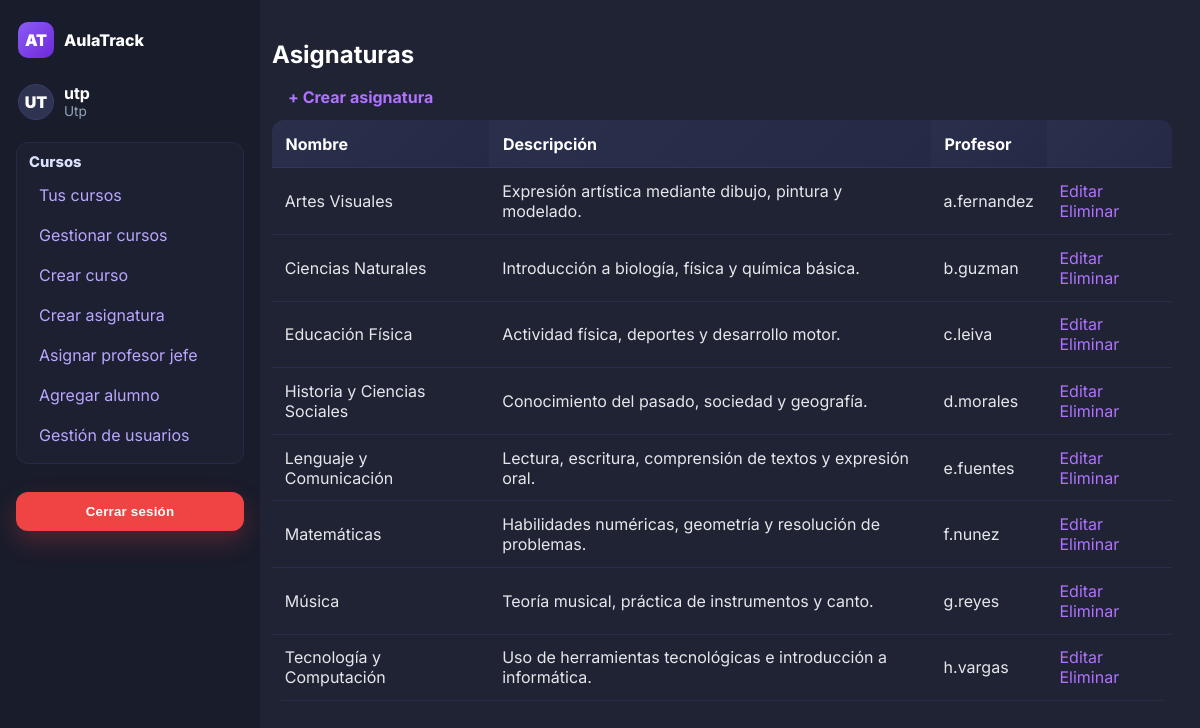
Before: /asignaturas/ (signed in) with the older database file.
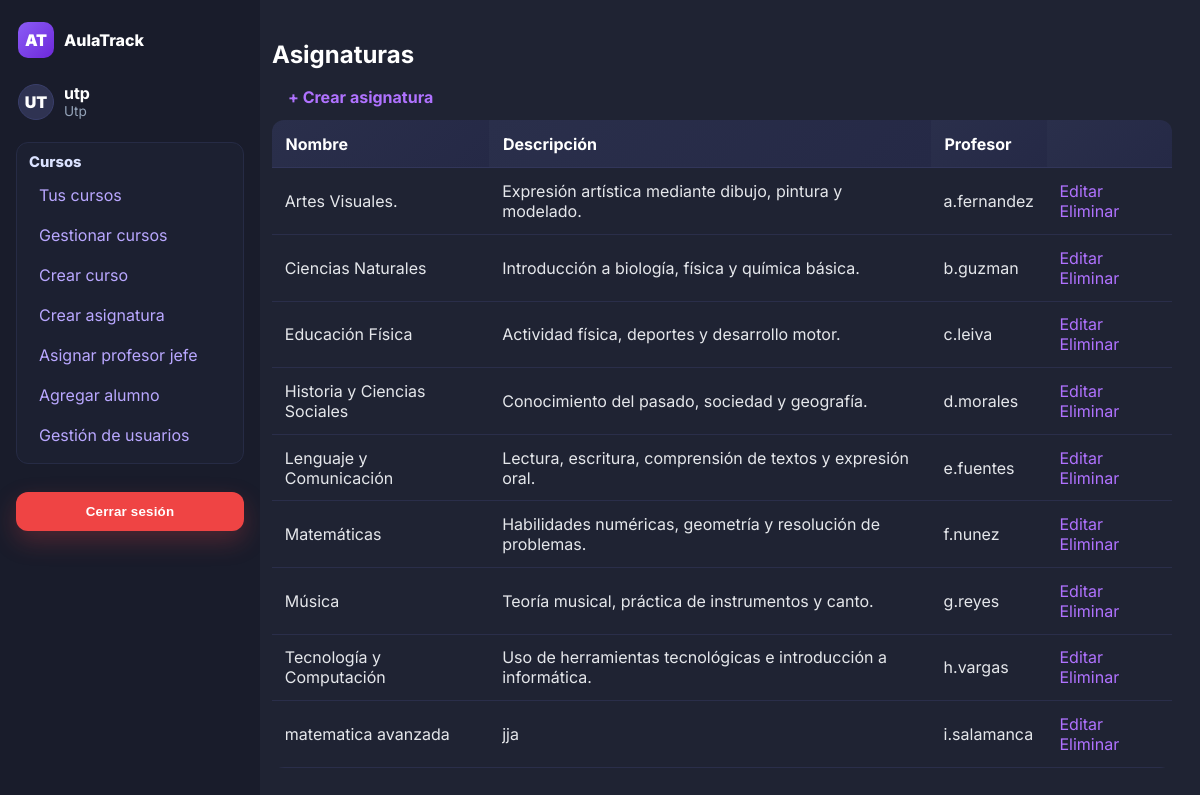
After: the same page with the newer database file.
### usuarios/models.py (models this page shows, shortened)
class Asignatura(models.Model):
    nombre = models.CharField(max_length=30)
    descripcion = models.TextField()
    profesor = models.ForeignKey(Usuario, on_delete=models.CASCADE, null=True, blank=True)

class Usuario(AbstractUser):
    nombres = models.CharField(max_length=100)
    apellidos = models.CharField(max_length=100)
    rut = models.CharField(max_length=12, unique=True, validators=[rut_validator])
    ROLE_DOCENTE = 'docente'
    ROLE_UTP = 'utp'
    ROLE_INSPECTOR = 'inspector'
    ROLE_CHOICES = [
        (ROLE_DOCENTE, 'Docente'),
        (ROLE_UTP, 'UTP'),
        (ROLE_INSPECTOR, 'Inspector'),
    ]
    role = models.CharField(max_length=20, choices=ROLE_CHOICES)

### usuarios/views.py (the view)
# urls.py: path('asignaturas/', asignatura_list, name='asignatura_list'),
@user_passes_test(es_utp)
def asignatura_list(request):
    asignaturas = Asignatura.objects.select_related("profesor").order_by("nombre")
    return render(request, "asignatura_list.html", {"asignaturas": asignaturas})

### usuarios/views.py (called while the page is built)
def es_utp(user):
    return hasattr(user, 'role') and user.role == 'utp'

### usuarios/templates/asignatura_list.html (shortened to what this page needs)
{% extends 'base.html' %}
{% block content %}
<h1>Asignaturas</h1>
<p><a class="btn" href="{% url 'asignatura_crear' %}">+ Crear asignatura</a></p>
<table class="table">
  <thead><tr><th>Nombre</th><th>Descripción</th><th>Profesor</th><th></th></tr></thead>
  <tbody>
  {% for a in asignaturas %}
    <tr>
      <td>{{ a.nombre }}</td>
      <td>{{ a.descripcion|default:"—" }}</td>
      <td>{% if a.profesor %}{{ a.profesor.get_full_name|default:a.profesor.username }}{% else %}—{% endif %}</td>
      <td class="cell-actions">
        <a class="link" href="{% url 'asignatura_editar' a.id %}">Editar</a>
        <a class="link" href="{% url 'asignatura_eliminar' a.id %}">Eliminar</a>
      </td>
    </tr>
  {% empty %}
    <tr><td colspan="4">No hay asignaturas.</td></tr>
  {% endfor %}
  </tbody>
</table>
{% endblock %}

Changed rows visible on the page:
changed Asignatura "Expresión artística mediante dibujo, pintura y modelado.": nombre "Artes Visuales" → "Artes Visuales."
added Asignatura: nombre "matematica avanzada", descripcion "jja", profesor.get_full_name "i.salamanca"
